Frame 1 (no input): blank canvas, image omitted
Frame 60 (the mouse pressed at the canvas centre just before this capture): blank canvas, image omitted
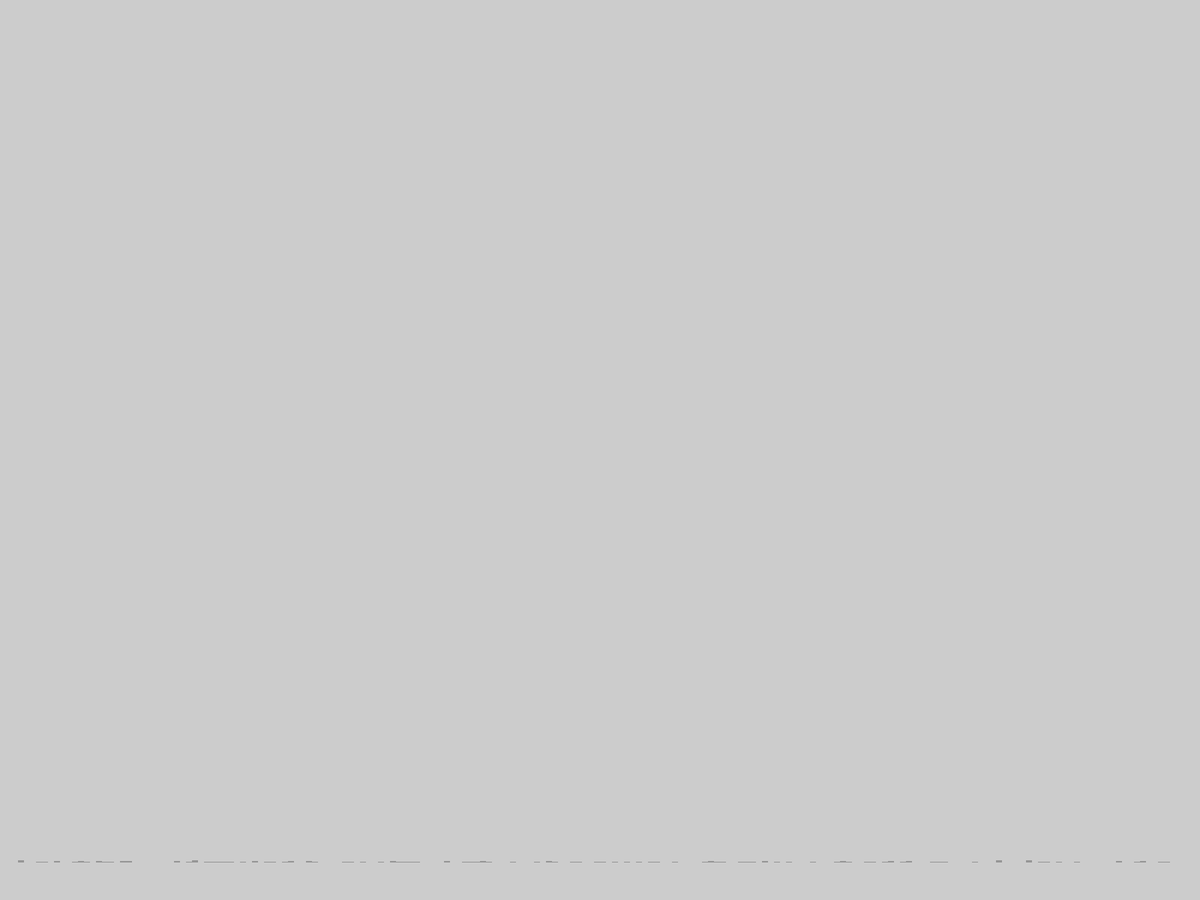
Frame 120 (the mouse held since frame 60 and released just before this capture)

The Processing sketch whose frames 1 and 60 were blank and that drew this single picture after the mouse press (run headless with seeded random() and noise(); from frame 60 on, the mouse is pressed at the canvas centre):

// Processing sketch: rnd_distribution
// ── rnd_distribution.pde
int n = 200;
int[] distribution;
float w;

void setup()
{
  fullScreen();
  if (n == 0)
  {
    n = width;
  }
  distribution = new int[n];
  for (int i=0; i<distribution.length; i++)
  {
    distribution[i]=0;
  }
  w = width/(n*1.0);
}

void draw()
{
  int rnd = int(random(n));
  distribution[rnd]++;
  fill(150);
  noStroke();
  for (int i=0; i<distribution.length; i++)
  {
    float h = distribution[i];
    rect(w*i, height-h-50, w, h);
  }
}
